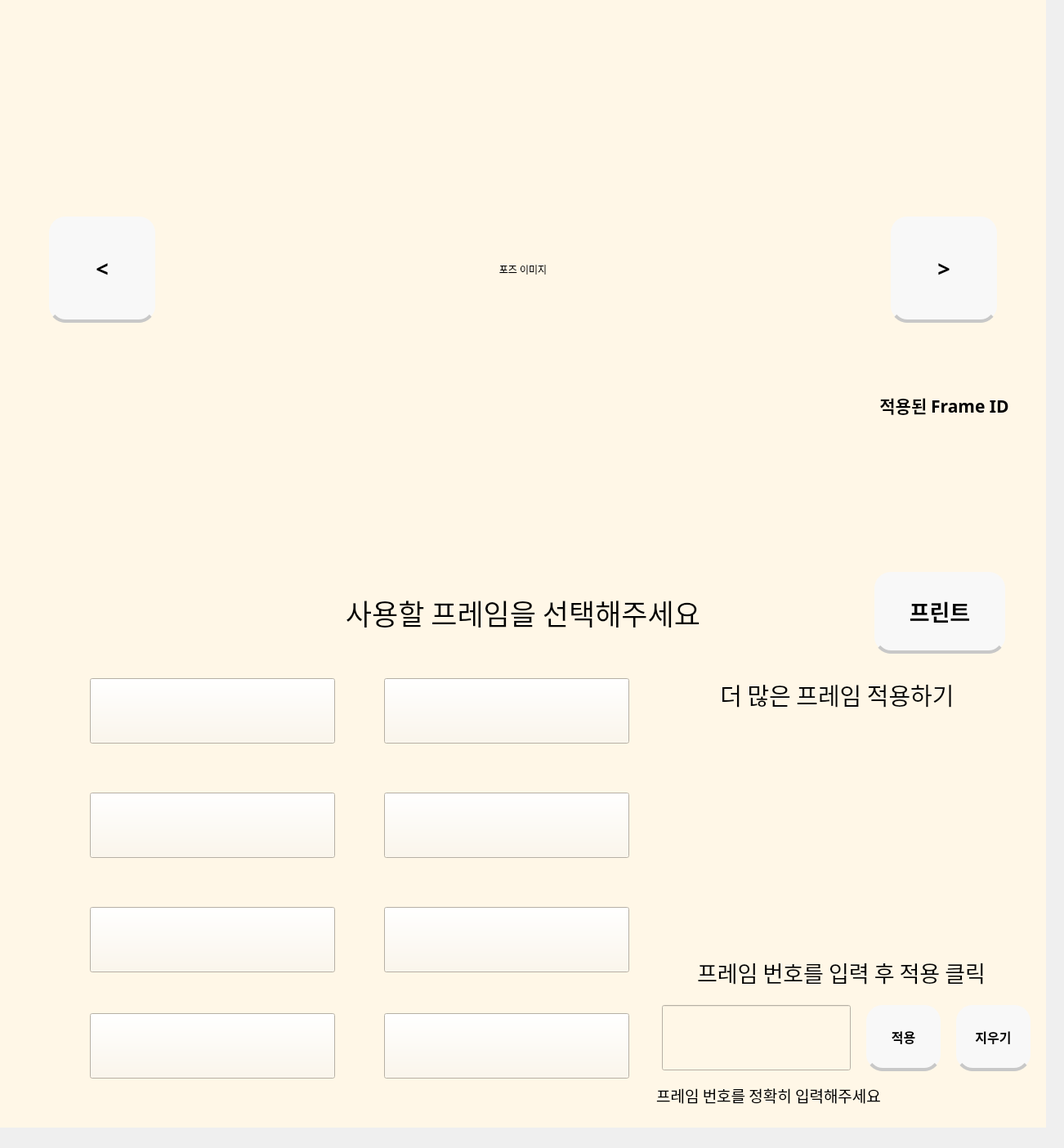
<?xml version="1.0" encoding="UTF-8"?>
<ui version="4.0">
 <class>MainWindow</class>
 <widget class="QMainWindow" name="MainWindow">
  <property name="geometry">
   <rect>
    <x>0</x>
    <y>0</y>
    <width>1302</width>
    <height>1405</height>
   </rect>
  </property>
  <property name="windowTitle">
   <string>MainWindow</string>
  </property>
  <widget class="QWidget" name="centralwidget">
   <widget class="QStackedWidget" name="stack">
    <property name="geometry">
     <rect>
      <x>0</x>
      <y>660</y>
      <width>1280</width>
      <height>720</height>
     </rect>
    </property>
    <property name="sizePolicy">
     <sizepolicy hsizetype="Fixed" vsizetype="Fixed">
      <horstretch>0</horstretch>
      <verstretch>0</verstretch>
     </sizepolicy>
    </property>
    <property name="styleSheet">
     <string notr="true">background-color : #FFF7E7</string>
    </property>
    <property name="currentIndex">
     <number>4</number>
    </property>
    <widget class="QWidget" name="InitPage">
     <widget class="QLabel" name="label">
      <property name="geometry">
       <rect>
        <x>4</x>
        <y>330</y>
        <width>1271</width>
        <height>81</height>
       </rect>
      </property>
      <property name="font">
       <font>
        <family>Leferi Base Type</family>
        <weight>75</weight>
        <bold>true</bold>
       </font>
      </property>
      <property name="layoutDirection">
       <enum>Qt::LeftToRight</enum>
      </property>
      <property name="styleSheet">
       <string notr="true">color : #000000</string>
      </property>
      <property name="text">
       <string>&lt;html&gt;&lt;head/&gt;&lt;body&gt;&lt;p align=&quot;center&quot;&gt;&lt;span style=&quot; font-size:28pt;&quot;&gt;터치하여 PhoRest를 시작해 보세요&lt;/span&gt;&lt;/p&gt;&lt;/body&gt;&lt;/html&gt;</string>
      </property>
      <property name="alignment">
       <set>Qt::AlignCenter</set>
      </property>
     </widget>
    </widget>
    <widget class="QWidget" name="ChoosePeoplePage">
     <widget class="QLabel" name="label_3">
      <property name="geometry">
       <rect>
        <x>220</x>
        <y>20</y>
        <width>840</width>
        <height>100</height>
       </rect>
      </property>
      <property name="font">
       <font>
        <family>Leferi Point Type Special</family>
        <weight>50</weight>
        <bold>false</bold>
       </font>
      </property>
      <property name="text">
       <string>&lt;html&gt;&lt;head/&gt;&lt;body&gt;&lt;p align=&quot;center&quot;&gt;&lt;span style=&quot; font-size:26pt; font-weight:400;&quot;&gt;촬영할 인원수를 선택해주세요&lt;/span&gt;&lt;/p&gt;&lt;/body&gt;&lt;/html&gt;</string>
      </property>
     </widget>
     <widget class="QPushButton" name="NextBtn">
      <property name="geometry">
       <rect>
        <x>1070</x>
        <y>40</y>
        <width>160</width>
        <height>100</height>
       </rect>
      </property>
      <property name="font">
       <font>
        <family>Leferi Point Type Special</family>
        <pointsize>20</pointsize>
        <weight>50</weight>
        <bold>false</bold>
       </font>
      </property>
      <property name="styleSheet">
       <string notr="true">QPushButton{
	color: black;
    background-color: #F8F8F8		;
    padding: 12px;
    border-bottom: 4px solid #c8c8c8;
	border-radius: 20%;
}</string>
      </property>
      <property name="text">
       <string>다음</string>
      </property>
     </widget>
     <widget class="QWidget" name="gridLayoutWidget">
      <property name="geometry">
       <rect>
        <x>10</x>
        <y>170</y>
        <width>1261</width>
        <height>521</height>
       </rect>
      </property>
      <layout class="QGridLayout" name="gridLayout">
       <property name="leftMargin">
        <number>50</number>
       </property>
       <property name="topMargin">
        <number>20</number>
       </property>
       <property name="rightMargin">
        <number>50</number>
       </property>
       <property name="bottomMargin">
        <number>20</number>
       </property>
       <property name="horizontalSpacing">
        <number>100</number>
       </property>
       <property name="verticalSpacing">
        <number>50</number>
       </property>
       <item row="0" column="2">
        <widget class="QPushButton" name="Btn3">
         <property name="sizePolicy">
          <sizepolicy hsizetype="Preferred" vsizetype="Preferred">
           <horstretch>0</horstretch>
           <verstretch>0</verstretch>
          </sizepolicy>
         </property>
         <property name="font">
          <font>
           <family>Leferi Base Type Bold</family>
           <pointsize>36</pointsize>
           <weight>75</weight>
           <bold>true</bold>
          </font>
         </property>
         <property name="styleSheet">
          <string notr="true">QPushButton{
	color: black;
    background-color: #F8F8F8		;
    padding: 12px;
    border-bottom: 4px solid #c8c8c8;
	border-radius: 50%;
}</string>
         </property>
         <property name="text">
          <string>3명</string>
         </property>
        </widget>
       </item>
       <item row="0" column="0">
        <widget class="QPushButton" name="Btn1">
         <property name="enabled">
          <bool>true</bool>
         </property>
         <property name="sizePolicy">
          <sizepolicy hsizetype="Preferred" vsizetype="Preferred">
           <horstretch>0</horstretch>
           <verstretch>0</verstretch>
          </sizepolicy>
         </property>
         <property name="font">
          <font>
           <family>Leferi Base Type Bold</family>
           <pointsize>36</pointsize>
           <weight>75</weight>
           <bold>true</bold>
          </font>
         </property>
         <property name="contextMenuPolicy">
          <enum>Qt::DefaultContextMenu</enum>
         </property>
         <property name="styleSheet">
          <string notr="true">QPushButton{
	color: black;
    background-color: #F8F8F8		;
    padding: 12px;
    border-bottom: 4px solid #c8c8c8;
	border-radius: 50%;
}</string>
         </property>
         <property name="text">
          <string>1명</string>
         </property>
        </widget>
       </item>
       <item row="0" column="1">
        <widget class="QPushButton" name="Btn2">
         <property name="sizePolicy">
          <sizepolicy hsizetype="Preferred" vsizetype="Preferred">
           <horstretch>0</horstretch>
           <verstretch>0</verstretch>
          </sizepolicy>
         </property>
         <property name="font">
          <font>
           <family>Leferi Base Type Bold</family>
           <pointsize>36</pointsize>
           <weight>75</weight>
           <bold>true</bold>
          </font>
         </property>
         <property name="styleSheet">
          <string notr="true">QPushButton{
	color: black;
    background-color: #F8F8F8		;
    padding: 12px;
    border-bottom: 4px solid #c8c8c8;
	border-radius: 50%;
}</string>
         </property>
         <property name="text">
          <string>2명</string>
         </property>
        </widget>
       </item>
       <item row="1" column="2">
        <widget class="QPushButton" name="Btn6">
         <property name="sizePolicy">
          <sizepolicy hsizetype="Preferred" vsizetype="Preferred">
           <horstretch>0</horstretch>
           <verstretch>0</verstretch>
          </sizepolicy>
         </property>
         <property name="font">
          <font>
           <family>Leferi Base Type Bold</family>
           <pointsize>36</pointsize>
           <weight>75</weight>
           <bold>true</bold>
          </font>
         </property>
         <property name="styleSheet">
          <string notr="true">QPushButton{
	color: black;
    background-color: #F8F8F8		;
    padding: 12px;
    border-bottom: 4px solid #c8c8c8;
	border-radius: 50%;
}</string>
         </property>
         <property name="text">
          <string>6명</string>
         </property>
        </widget>
       </item>
       <item row="1" column="1">
        <widget class="QPushButton" name="Btn5">
         <property name="sizePolicy">
          <sizepolicy hsizetype="Preferred" vsizetype="Preferred">
           <horstretch>0</horstretch>
           <verstretch>0</verstretch>
          </sizepolicy>
         </property>
         <property name="font">
          <font>
           <family>Leferi Base Type Bold</family>
           <pointsize>36</pointsize>
           <weight>75</weight>
           <bold>true</bold>
          </font>
         </property>
         <property name="styleSheet">
          <string notr="true">QPushButton{
	color: black;
    background-color: #F8F8F8		;
    padding: 12px;
    border-bottom: 4px solid #c8c8c8;
	border-radius: 50%;
}</string>
         </property>
         <property name="text">
          <string>5명</string>
         </property>
        </widget>
       </item>
       <item row="1" column="0">
        <widget class="QPushButton" name="Btn4">
         <property name="sizePolicy">
          <sizepolicy hsizetype="Preferred" vsizetype="Preferred">
           <horstretch>0</horstretch>
           <verstretch>0</verstretch>
          </sizepolicy>
         </property>
         <property name="font">
          <font>
           <family>Leferi Base Type Bold</family>
           <pointsize>36</pointsize>
           <weight>75</weight>
           <bold>true</bold>
          </font>
         </property>
         <property name="styleSheet">
          <string notr="true">QPushButton{
	color: black;
    background-color: #F8F8F8		;
    padding: 12px;
    border-bottom: 4px solid #c8c8c8;
	border-radius: 50%;
}</string>
         </property>
         <property name="text">
          <string>4명</string>
         </property>
        </widget>
       </item>
      </layout>
     </widget>
     <widget class="QLabel" name="label_7">
      <property name="geometry">
       <rect>
        <x>220</x>
        <y>110</y>
        <width>831</width>
        <height>41</height>
       </rect>
      </property>
      <property name="font">
       <font>
        <family>Leferi Point Type Special</family>
        <pointsize>16</pointsize>
        <weight>50</weight>
        <bold>false</bold>
       </font>
      </property>
      <property name="text">
       <string>&lt;html&gt;&lt;head/&gt;&lt;body&gt;&lt;p align=&quot;center&quot;&gt;&lt;span style=&quot; font-size:20pt;&quot;&gt;버튼을 클릭하면 위쪽 화면에 추천 포즈가 나타납니다&lt;/span&gt;&lt;/p&gt;&lt;/body&gt;&lt;/html&gt;</string>
      </property>
     </widget>
    </widget>
    <widget class="QWidget" name="ShotPage">
     <widget class="QPushButton" name="Btn_Already">
      <property name="geometry">
       <rect>
        <x>410</x>
        <y>260</y>
        <width>460</width>
        <height>200</height>
       </rect>
      </property>
      <property name="font">
       <font>
        <family>Leferi Base Type Bold</family>
        <pointsize>24</pointsize>
        <weight>75</weight>
        <bold>true</bold>
       </font>
      </property>
      <property name="autoFillBackground">
       <bool>false</bool>
      </property>
      <property name="styleSheet">
       <string notr="true">QPushButton{
	color: black;
    background-color: #F8F8F8		;
    padding: 12px;
    border-radius: 4px;
    border-bottom: 4px solid #c8c8c8;
	border-radius: 20px;
}</string>
      </property>
      <property name="text">
       <string>촬영 시작</string>
      </property>
      <property name="autoDefault">
       <bool>false</bool>
      </property>
      <property name="default">
       <bool>false</bool>
      </property>
      <property name="flat">
       <bool>false</bool>
      </property>
     </widget>
     <widget class="QPushButton" name="Btn_Back_2">
      <property name="geometry">
       <rect>
        <x>40</x>
        <y>40</y>
        <width>160</width>
        <height>100</height>
       </rect>
      </property>
      <property name="font">
       <font>
        <family>Leferi Base Type Bold</family>
        <pointsize>14</pointsize>
        <weight>75</weight>
        <bold>true</bold>
       </font>
      </property>
      <property name="styleSheet">
       <string notr="true">QPushButton{
	color: black;
    background-color: #F8F8F8		;
    padding: 12px;
    border-radius: 4px;
    border-bottom: 4px solid #c8c8c8;
	border-radius: 20px;
}</string>
      </property>
      <property name="text">
       <string>뒤로</string>
      </property>
     </widget>
     <widget class="QLabel" name="label_9">
      <property name="geometry">
       <rect>
        <x>0</x>
        <y>50</y>
        <width>1280</width>
        <height>50</height>
       </rect>
      </property>
      <property name="font">
       <font>
        <family>Leferi Point Type Special</family>
        <pointsize>16</pointsize>
        <weight>50</weight>
        <bold>false</bold>
       </font>
      </property>
      <property name="text">
       <string>&lt;html&gt;&lt;head/&gt;&lt;body&gt;&lt;p align=&quot;center&quot;&gt;촬영 시작을 눌러 촬영을 시작하세요! &lt;/p&gt;&lt;/body&gt;&lt;/html&gt;</string>
      </property>
     </widget>
     <widget class="QLabel" name="label_12">
      <property name="geometry">
       <rect>
        <x>0</x>
        <y>100</y>
        <width>1280</width>
        <height>50</height>
       </rect>
      </property>
      <property name="font">
       <font>
        <family>Leferi Point Type Special</family>
        <pointsize>16</pointsize>
        <weight>50</weight>
        <bold>false</bold>
       </font>
      </property>
      <property name="text">
       <string>&lt;html&gt;&lt;head/&gt;&lt;body&gt;&lt;p align=&quot;center&quot;&gt;카운트 다운 6초부터 동영상 촬영을 시작합니다.&lt;/p&gt;&lt;/body&gt;&lt;/html&gt;</string>
      </property>
     </widget>
     <zorder>label_12</zorder>
     <zorder>label_9</zorder>
     <zorder>Btn_Already</zorder>
     <zorder>Btn_Back_2</zorder>
    </widget>
    <widget class="QWidget" name="PhotoPage">
     <widget class="QWidget" name="gridLayoutWidget_3">
      <property name="geometry">
       <rect>
        <x>40</x>
        <y>160</y>
        <width>1201</width>
        <height>541</height>
       </rect>
      </property>
      <layout class="QGridLayout" name="gridLayout_3">
       <property name="leftMargin">
        <number>135</number>
       </property>
       <property name="topMargin">
        <number>10</number>
       </property>
       <property name="rightMargin">
        <number>135</number>
       </property>
       <property name="bottomMargin">
        <number>10</number>
       </property>
       <property name="horizontalSpacing">
        <number>260</number>
       </property>
       <property name="verticalSpacing">
        <number>15</number>
       </property>
       <item row="1" column="0">
        <widget class="QLabel" name="Photo3">
         <property name="font">
          <font>
           <family>Leferi Base Type Bold</family>
           <pointsize>72</pointsize>
           <weight>75</weight>
           <bold>true</bold>
          </font>
         </property>
         <property name="styleSheet">
          <string notr="true">QLabel{
	border : 3px double #000000;
}</string>
         </property>
         <property name="text">
          <string>3</string>
         </property>
         <property name="alignment">
          <set>Qt::AlignCenter</set>
         </property>
        </widget>
       </item>
       <item row="0" column="0">
        <widget class="QLabel" name="Photo1">
         <property name="font">
          <font>
           <family>Leferi Base Type Bold</family>
           <pointsize>72</pointsize>
           <weight>75</weight>
           <bold>true</bold>
          </font>
         </property>
         <property name="styleSheet">
          <string notr="true">QLabel{
	border : 3px double #000000;
}</string>
         </property>
         <property name="text">
          <string>1</string>
         </property>
         <property name="alignment">
          <set>Qt::AlignCenter</set>
         </property>
        </widget>
       </item>
       <item row="0" column="1">
        <widget class="QLabel" name="Photo2">
         <property name="font">
          <font>
           <family>Leferi Base Type Bold</family>
           <pointsize>72</pointsize>
           <weight>75</weight>
           <bold>true</bold>
          </font>
         </property>
         <property name="styleSheet">
          <string notr="true">QLabel{
	border : 3px double #000000;
}</string>
         </property>
         <property name="text">
          <string>2</string>
         </property>
         <property name="alignment">
          <set>Qt::AlignCenter</set>
         </property>
        </widget>
       </item>
       <item row="1" column="1">
        <widget class="QLabel" name="Photo4">
         <property name="font">
          <font>
           <family>Leferi Base Type Bold</family>
           <pointsize>72</pointsize>
           <weight>75</weight>
           <bold>true</bold>
          </font>
         </property>
         <property name="styleSheet">
          <string notr="true">QLabel{
	border : 3px double #000000;
}</string>
         </property>
         <property name="text">
          <string>4</string>
         </property>
         <property name="alignment">
          <set>Qt::AlignCenter</set>
         </property>
        </widget>
       </item>
      </layout>
     </widget>
     <widget class="QPushButton" name="NextBtn_3">
      <property name="geometry">
       <rect>
        <x>1070</x>
        <y>40</y>
        <width>160</width>
        <height>100</height>
       </rect>
      </property>
      <property name="font">
       <font>
        <family>Leferi Base Type Bold</family>
        <pointsize>20</pointsize>
        <weight>75</weight>
        <bold>true</bold>
       </font>
      </property>
      <property name="styleSheet">
       <string notr="true">QPushButton{
	color: black;
    background-color: #F8F8F8		;
    padding: 12px;
    border-radius: 4px;
    border-bottom: 4px solid #c8c8c8;
	border-radius: 20px;
}</string>
      </property>
      <property name="text">
       <string>다음</string>
      </property>
     </widget>
     <widget class="QLabel" name="label_2">
      <property name="geometry">
       <rect>
        <x>40</x>
        <y>160</y>
        <width>1200</width>
        <height>540</height>
       </rect>
      </property>
      <property name="styleSheet">
       <string notr="true">QLabel{
	border : 3px solid black;
}</string>
      </property>
      <property name="text">
       <string/>
      </property>
     </widget>
     <widget class="QLabel" name="PhotoPage_Label">
      <property name="geometry">
       <rect>
        <x>0</x>
        <y>40</y>
        <width>1280</width>
        <height>91</height>
       </rect>
      </property>
      <property name="font">
       <font>
        <family>Leferi Point Type Special</family>
        <pointsize>16</pointsize>
        <weight>50</weight>
        <bold>false</bold>
       </font>
      </property>
      <property name="text">
       <string>&lt;html&gt;&lt;head/&gt;&lt;body&gt;&lt;p align=&quot;center&quot;&gt;&lt;span style=&quot; font-size:22pt;&quot;&gt;각 사진을 클릭하여 사진을 확대해 보세요!&lt;/span&gt;&lt;/p&gt;&lt;/body&gt;&lt;/html&gt;</string>
      </property>
     </widget>
     <zorder>PhotoPage_Label</zorder>
     <zorder>label_2</zorder>
     <zorder>gridLayoutWidget_3</zorder>
     <zorder>NextBtn_3</zorder>
    </widget>
    <widget class="QWidget" name="ChooseFramePage">
     <widget class="QLabel" name="label_5">
      <property name="geometry">
       <rect>
        <x>220</x>
        <y>40</y>
        <width>840</width>
        <height>100</height>
       </rect>
      </property>
      <property name="font">
       <font>
        <family>Leferi Point Type Special</family>
        <weight>50</weight>
        <bold>false</bold>
       </font>
      </property>
      <property name="text">
       <string>&lt;html&gt;&lt;head/&gt;&lt;body&gt;&lt;p align=&quot;center&quot;&gt;&lt;span style=&quot; font-size:26pt;&quot;&gt;사용할 프레임을 선택해주세요&lt;/span&gt;&lt;/p&gt;&lt;/body&gt;&lt;/html&gt;</string>
      </property>
     </widget>
     <widget class="QPushButton" name="PrintBtn">
      <property name="geometry">
       <rect>
        <x>1070</x>
        <y>40</y>
        <width>160</width>
        <height>100</height>
       </rect>
      </property>
      <property name="font">
       <font>
        <family>Leferi Base Type Bold</family>
        <pointsize>20</pointsize>
        <weight>75</weight>
        <bold>true</bold>
       </font>
      </property>
      <property name="styleSheet">
       <string notr="true">QPushButton{
	color: black;
    background-color: #F8F8F8		;
    padding: 12px;
    border-radius: 4px;
    border-bottom: 4px solid #c8c8c8;
	border-radius: 20px;
}</string>
      </property>
      <property name="text">
       <string>프린트</string>
      </property>
     </widget>
     <widget class="QPushButton" name="ApplyBtn">
      <property name="geometry">
       <rect>
        <x>1060</x>
        <y>570</y>
        <width>91</width>
        <height>81</height>
       </rect>
      </property>
      <property name="font">
       <font>
        <family>Leferi Base Type Bold</family>
        <pointsize>12</pointsize>
        <weight>75</weight>
        <bold>true</bold>
       </font>
      </property>
      <property name="styleSheet">
       <string notr="true">QPushButton{
	color: black;
    background-color: #F8F8F8		;
    padding: 12px;
    border-radius: 4px;
    border-bottom: 4px solid #c8c8c8;
	border-radius: 20px;
}</string>
      </property>
      <property name="text">
       <string>적용</string>
      </property>
     </widget>
     <widget class="QLineEdit" name="Frame_Id">
      <property name="geometry">
       <rect>
        <x>810</x>
        <y>570</y>
        <width>231</width>
        <height>80</height>
       </rect>
      </property>
      <property name="font">
       <font>
        <family>Leferi Base Type</family>
        <pointsize>20</pointsize>
        <weight>75</weight>
        <bold>true</bold>
       </font>
      </property>
      <property name="styleSheet">
       <string notr="true"/>
      </property>
      <property name="text">
       <string/>
      </property>
      <property name="alignment">
       <set>Qt::AlignCenter</set>
      </property>
     </widget>
     <widget class="QPushButton" name="Basic_Frame_1">
      <property name="geometry">
       <rect>
        <x>110</x>
        <y>170</y>
        <width>300</width>
        <height>80</height>
       </rect>
      </property>
      <property name="styleSheet">
       <string notr="true">border-image:url('./Frame/Frame_1.png')
</string>
      </property>
      <property name="text">
       <string/>
      </property>
     </widget>
     <widget class="QPushButton" name="Basic_Frame_2">
      <property name="geometry">
       <rect>
        <x>110</x>
        <y>310</y>
        <width>300</width>
        <height>80</height>
       </rect>
      </property>
      <property name="styleSheet">
       <string notr="true">border-image:url('./Frame/Frame_2.png')
</string>
      </property>
      <property name="text">
       <string/>
      </property>
     </widget>
     <widget class="QPushButton" name="Basic_Frame_3">
      <property name="geometry">
       <rect>
        <x>110</x>
        <y>450</y>
        <width>300</width>
        <height>80</height>
       </rect>
      </property>
      <property name="styleSheet">
       <string notr="true">border-image:url('./Frame/Frame_3.png')
</string>
      </property>
      <property name="text">
       <string/>
      </property>
     </widget>
     <widget class="QPushButton" name="Basic_Frame_4">
      <property name="geometry">
       <rect>
        <x>110</x>
        <y>580</y>
        <width>300</width>
        <height>80</height>
       </rect>
      </property>
      <property name="styleSheet">
       <string notr="true">border-image:url('./Frame/Frame_4.png')
</string>
      </property>
      <property name="text">
       <string/>
      </property>
     </widget>
     <widget class="QPushButton" name="Basic_Frame_5">
      <property name="geometry">
       <rect>
        <x>470</x>
        <y>170</y>
        <width>300</width>
        <height>80</height>
       </rect>
      </property>
      <property name="styleSheet">
       <string notr="true">border-image:url('./Frame/Frame_5.png')</string>
      </property>
      <property name="text">
       <string/>
      </property>
     </widget>
     <widget class="QPushButton" name="Basic_Frame_6">
      <property name="geometry">
       <rect>
        <x>470</x>
        <y>310</y>
        <width>300</width>
        <height>80</height>
       </rect>
      </property>
      <property name="styleSheet">
       <string notr="true">border-image:url('./Frame/Frame_6.png')</string>
      </property>
      <property name="text">
       <string/>
      </property>
     </widget>
     <widget class="QPushButton" name="Basic_Frame_7">
      <property name="geometry">
       <rect>
        <x>470</x>
        <y>450</y>
        <width>300</width>
        <height>80</height>
       </rect>
      </property>
      <property name="styleSheet">
       <string notr="true">border-image:url('./Frame/Frame_7.png')</string>
      </property>
      <property name="text">
       <string/>
      </property>
     </widget>
     <widget class="QPushButton" name="Basic_Frame_8">
      <property name="geometry">
       <rect>
        <x>470</x>
        <y>580</y>
        <width>300</width>
        <height>80</height>
       </rect>
      </property>
      <property name="styleSheet">
       <string notr="true">border-image:url('./Frame/Frame_8.png')
</string>
      </property>
      <property name="text">
       <string/>
      </property>
     </widget>
     <widget class="QLabel" name="label_6">
      <property name="geometry">
       <rect>
        <x>799</x>
        <y>160</y>
        <width>451</width>
        <height>61</height>
       </rect>
      </property>
      <property name="font">
       <font>
        <family>Leferi Point Type Special</family>
        <weight>50</weight>
        <bold>false</bold>
       </font>
      </property>
      <property name="text">
       <string>&lt;html&gt;&lt;head/&gt;&lt;body&gt;&lt;p align=&quot;center&quot;&gt;&lt;span style=&quot; font-size:22pt;&quot;&gt;더 많은 프레임 적용하기&lt;/span&gt;&lt;/p&gt;&lt;/body&gt;&lt;/html&gt;</string>
      </property>
     </widget>
     <widget class="QLabel" name="label_4">
      <property name="geometry">
       <rect>
        <x>910</x>
        <y>240</y>
        <width>250</width>
        <height>250</height>
       </rect>
      </property>
      <property name="styleSheet">
       <string notr="true">border-image:url('./frameQR.JPG')</string>
      </property>
      <property name="text">
       <string/>
      </property>
     </widget>
     <widget class="QLabel" name="label_8">
      <property name="geometry">
       <rect>
        <x>809</x>
        <y>500</y>
        <width>441</width>
        <height>61</height>
       </rect>
      </property>
      <property name="font">
       <font>
        <family>Leferi Point Type Special</family>
        <weight>50</weight>
        <bold>false</bold>
       </font>
      </property>
      <property name="text">
       <string>&lt;html&gt;&lt;head/&gt;&lt;body&gt;&lt;p align=&quot;center&quot;&gt;&lt;span style=&quot; font-size:20pt;&quot;&gt;프레임 번호를 입력 후 적용 클릭&lt;/span&gt;&lt;/p&gt;&lt;/body&gt;&lt;/html&gt;</string>
      </property>
     </widget>
     <widget class="QPushButton" name="EraseBtn">
      <property name="geometry">
       <rect>
        <x>1170</x>
        <y>570</y>
        <width>91</width>
        <height>81</height>
       </rect>
      </property>
      <property name="font">
       <font>
        <family>Leferi Base Type Bold</family>
        <pointsize>12</pointsize>
        <weight>75</weight>
        <bold>true</bold>
       </font>
      </property>
      <property name="styleSheet">
       <string notr="true">QPushButton{
	color: black;
    background-color: #F8F8F8		;
    padding: 12px;
    border-radius: 4px;
    border-bottom: 4px solid #c8c8c8;
	border-radius: 20px;
}</string>
      </property>
      <property name="text">
       <string>지우기</string>
      </property>
     </widget>
     <widget class="QLabel" name="Warning_label">
      <property name="geometry">
       <rect>
        <x>760</x>
        <y>660</y>
        <width>361</width>
        <height>41</height>
       </rect>
      </property>
      <property name="font">
       <font>
        <family>Leferi Point Type Special</family>
        <weight>50</weight>
        <bold>false</bold>
       </font>
      </property>
      <property name="text">
       <string>&lt;html&gt;&lt;head/&gt;&lt;body&gt;&lt;p align=&quot;center&quot;&gt;&lt;span style=&quot; font-size:14pt;&quot;&gt;프레임 번호를 정확히 입력해주세요&lt;/span&gt;&lt;/p&gt;&lt;/body&gt;&lt;/html&gt;</string>
      </property>
     </widget>
    </widget>
    <widget class="QWidget" name="PrintingPage">
     <widget class="QLabel" name="label_10">
      <property name="geometry">
       <rect>
        <x>250</x>
        <y>270</y>
        <width>691</width>
        <height>161</height>
       </rect>
      </property>
      <property name="text">
       <string>&lt;html&gt;&lt;head/&gt;&lt;body&gt;&lt;p align=&quot;center&quot;&gt;이 화면 건너 뛰네;;&lt;/p&gt;&lt;/body&gt;&lt;/html&gt;</string>
      </property>
     </widget>
    </widget>
    <widget class="QWidget" name="DonePrinting">
     <widget class="QLabel" name="label_11">
      <property name="geometry">
       <rect>
        <x>0</x>
        <y>350</y>
        <width>1280</width>
        <height>180</height>
       </rect>
      </property>
      <property name="font">
       <font>
        <family>Leferi Base Type Bold</family>
        <weight>75</weight>
        <bold>true</bold>
       </font>
      </property>
      <property name="text">
       <string>&lt;html&gt;&lt;head/&gt;&lt;body&gt;&lt;p align=&quot;center&quot;&gt;&lt;span style=&quot; font-size:28pt;&quot;&gt;당신의 추억을 가져가세요&lt;/span&gt;&lt;/p&gt;&lt;/body&gt;&lt;/html&gt;</string>
      </property>
     </widget>
     <widget class="QLabel" name="LogoImg_2">
      <property name="geometry">
       <rect>
        <x>540</x>
        <y>160</y>
        <width>200</width>
        <height>200</height>
       </rect>
      </property>
      <property name="styleSheet">
       <string notr="true">border-image:url('./logo.png')</string>
      </property>
      <property name="text">
       <string/>
      </property>
      <property name="alignment">
       <set>Qt::AlignCenter</set>
      </property>
     </widget>
    </widget>
   </widget>
   <widget class="QStackedWidget" name="TopStack">
    <property name="geometry">
     <rect>
      <x>0</x>
      <y>0</y>
      <width>1280</width>
      <height>660</height>
     </rect>
    </property>
    <property name="sizePolicy">
     <sizepolicy hsizetype="Fixed" vsizetype="Fixed">
      <horstretch>0</horstretch>
      <verstretch>0</verstretch>
     </sizepolicy>
    </property>
    <property name="styleSheet">
     <string notr="true">background-color : #FFF7E7</string>
    </property>
    <property name="currentIndex">
     <number>1</number>
    </property>
    <widget class="QWidget" name="LogoPage">
     <widget class="QLabel" name="LogoImg">
      <property name="geometry">
       <rect>
        <x>540</x>
        <y>230</y>
        <width>200</width>
        <height>200</height>
       </rect>
      </property>
      <property name="styleSheet">
       <string notr="true">border-image:url('./logo.png')</string>
      </property>
      <property name="text">
       <string/>
      </property>
      <property name="alignment">
       <set>Qt::AlignCenter</set>
      </property>
     </widget>
    </widget>
    <widget class="QWidget" name="RecommandPosePage">
     <widget class="QPushButton" name="LeftBtn">
      <property name="geometry">
       <rect>
        <x>60</x>
        <y>265</y>
        <width>130</width>
        <height>130</height>
       </rect>
      </property>
      <property name="font">
       <font>
        <family>Leferi Base Type Bold</family>
        <pointsize>20</pointsize>
        <weight>75</weight>
        <bold>true</bold>
       </font>
      </property>
      <property name="styleSheet">
       <string notr="true">QPushButton{
	color: black;
    background-color: #F8F8F8		;
    padding: 12px;
    border-bottom: 4px solid #c8c8c8;
	border-radius: 20%;
}</string>
      </property>
      <property name="text">
       <string>&lt;</string>
      </property>
     </widget>
     <widget class="QPushButton" name="RightBtn">
      <property name="geometry">
       <rect>
        <x>1090</x>
        <y>265</y>
        <width>130</width>
        <height>130</height>
       </rect>
      </property>
      <property name="font">
       <font>
        <family>Leferi Base Type Bold</family>
        <pointsize>20</pointsize>
        <weight>75</weight>
        <bold>true</bold>
       </font>
      </property>
      <property name="styleSheet">
       <string notr="true">QPushButton{
	color: black;
    background-color: #F8F8F8		;
    padding: 12px;
    border-bottom: 4px solid #c8c8c8;
	border-radius: 20%;
}</string>
      </property>
      <property name="text">
       <string>&gt;</string>
      </property>
     </widget>
     <widget class="QLabel" name="Pose_img">
      <property name="geometry">
       <rect>
        <x>240</x>
        <y>30</y>
        <width>800</width>
        <height>600</height>
       </rect>
      </property>
      <property name="text">
       <string>포즈 이미지</string>
      </property>
      <property name="alignment">
       <set>Qt::AlignCenter</set>
      </property>
     </widget>
     <widget class="QLabel" name="label_13">
      <property name="geometry">
       <rect>
        <x>1040</x>
        <y>470</y>
        <width>231</width>
        <height>51</height>
       </rect>
      </property>
      <property name="font">
       <font>
        <family>Leferi Base Type Bold</family>
        <pointsize>16</pointsize>
        <weight>75</weight>
        <bold>true</bold>
       </font>
      </property>
      <property name="text">
       <string>적용된 Frame ID</string>
      </property>
      <property name="alignment">
       <set>Qt::AlignCenter</set>
      </property>
     </widget>
     <widget class="QLabel" name="Pose_applingFrameId">
      <property name="geometry">
       <rect>
        <x>1040</x>
        <y>530</y>
        <width>231</width>
        <height>51</height>
       </rect>
      </property>
      <property name="font">
       <font>
        <family>Leferi Base Type Bold</family>
        <pointsize>16</pointsize>
        <weight>75</weight>
        <bold>true</bold>
       </font>
      </property>
      <property name="text">
       <string/>
      </property>
      <property name="alignment">
       <set>Qt::AlignCenter</set>
      </property>
     </widget>
    </widget>
    <widget class="QWidget" name="ShotPage_Top">
     <widget class="QLabel" name="Label_Camera">
      <property name="geometry">
       <rect>
        <x>240</x>
        <y>30</y>
        <width>800</width>
        <height>600</height>
       </rect>
      </property>
      <property name="styleSheet">
       <string notr="true">QLabel{
	border : 3px solid black;
}</string>
      </property>
      <property name="text">
       <string>카메라 화면 띄워줄 공간</string>
      </property>
      <property name="alignment">
       <set>Qt::AlignCenter</set>
      </property>
     </widget>
     <widget class="QLabel" name="Label_Timer">
      <property name="geometry">
       <rect>
        <x>30</x>
        <y>40</y>
        <width>161</width>
        <height>201</height>
       </rect>
      </property>
      <property name="font">
       <font>
        <family>Leferi Base Type Bold</family>
        <pointsize>36</pointsize>
        <weight>75</weight>
        <bold>true</bold>
       </font>
      </property>
      <property name="text">
       <string>&lt;html&gt;&lt;head/&gt;&lt;body&gt;&lt;p align=&quot;center&quot;&gt;&lt;span style=&quot; font-size:48pt; font-weight:600;&quot;&gt;15&lt;/span&gt;&lt;/p&gt;&lt;/body&gt;&lt;/html&gt;</string>
      </property>
      <property name="alignment">
       <set>Qt::AlignCenter</set>
      </property>
     </widget>
    </widget>
    <widget class="QWidget" name="CheckPhoto">
     <widget class="QLabel" name="Top_Big_Photo">
      <property name="geometry">
       <rect>
        <x>240</x>
        <y>30</y>
        <width>800</width>
        <height>600</height>
       </rect>
      </property>
      <property name="styleSheet">
       <string notr="true">QLabel{
	border : 3px solid black;
}</string>
      </property>
      <property name="text">
       <string>이미지 크게 보여줄 공간</string>
      </property>
      <property name="alignment">
       <set>Qt::AlignCenter</set>
      </property>
     </widget>
    </widget>
    <widget class="QWidget" name="SuccessPage">
     <widget class="QLabel" name="PhotoPlusFrame">
      <property name="geometry">
       <rect>
        <x>200</x>
        <y>30</y>
        <width>900</width>
        <height>600</height>
       </rect>
      </property>
      <property name="contextMenuPolicy">
       <enum>Qt::DefaultContextMenu</enum>
      </property>
      <property name="styleSheet">
       <string notr="true">QLabel{
	border : 3px solid black;
}</string>
      </property>
      <property name="text">
       <string>프레임 적용 이미지를 띄워줄 예정</string>
      </property>
      <property name="alignment">
       <set>Qt::AlignCenter</set>
      </property>
     </widget>
    </widget>
   </widget>
  </widget>
 </widget>
 <resources/>
 <connections>
  <connection>
   <sender>NextBtn</sender>
   <signal>clicked()</signal>
   <receiver>MainWindow</receiver>
   <slot>NextBottomButton_to_2()</slot>
   <hints>
    <hint type="sourcelabel">
     <x>1140</x>
     <y>700</y>
    </hint>
    <hint type="destinationlabel">
     <x>841</x>
     <y>120</y>
    </hint>
   </hints>
  </connection>
  <connection>
   <sender>Btn1</sender>
   <signal>clicked()</signal>
   <receiver>MainWindow</receiver>
   <slot>Press_Btn1()</slot>
   <hints>
    <hint type="sourcelabel">
     <x>211</x>
     <y>890</y>
    </hint>
    <hint type="destinationlabel">
     <x>860</x>
     <y>222</y>
    </hint>
   </hints>
  </connection>
  <connection>
   <sender>Btn2</sender>
   <signal>clicked()</signal>
   <receiver>MainWindow</receiver>
   <slot>Press_Btn2()</slot>
   <hints>
    <hint type="sourcelabel">
     <x>590</x>
     <y>890</y>
    </hint>
    <hint type="destinationlabel">
     <x>834</x>
     <y>234</y>
    </hint>
   </hints>
  </connection>
  <connection>
   <sender>Btn3</sender>
   <signal>clicked()</signal>
   <receiver>MainWindow</receiver>
   <slot>Press_Btn3()</slot>
   <hints>
    <hint type="sourcelabel">
     <x>905</x>
     <y>890</y>
    </hint>
    <hint type="destinationlabel">
     <x>861</x>
     <y>255</y>
    </hint>
   </hints>
  </connection>
  <connection>
   <sender>Btn4</sender>
   <signal>clicked()</signal>
   <receiver>MainWindow</receiver>
   <slot>Press_Btn4()</slot>
   <hints>
    <hint type="sourcelabel">
     <x>379</x>
     <y>1186</y>
    </hint>
    <hint type="destinationlabel">
     <x>892</x>
     <y>278</y>
    </hint>
   </hints>
  </connection>
  <connection>
   <sender>Btn5</sender>
   <signal>clicked()</signal>
   <receiver>MainWindow</receiver>
   <slot>Press_Btn5()</slot>
   <hints>
    <hint type="sourcelabel">
     <x>682</x>
     <y>1330</y>
    </hint>
    <hint type="destinationlabel">
     <x>871</x>
     <y>314</y>
    </hint>
   </hints>
  </connection>
  <connection>
   <sender>Btn6</sender>
   <signal>clicked()</signal>
   <receiver>MainWindow</receiver>
   <slot>Press_Btn6()</slot>
   <hints>
    <hint type="sourcelabel">
     <x>1220</x>
     <y>1330</y>
    </hint>
    <hint type="destinationlabel">
     <x>877</x>
     <y>353</y>
    </hint>
   </hints>
  </connection>
  <connection>
   <sender>Btn_Already</sender>
   <signal>clicked()</signal>
   <receiver>MainWindow</receiver>
   <slot>Press_PreparedBtn()</slot>
   <hints>
    <hint type="sourcelabel">
     <x>474</x>
     <y>890</y>
    </hint>
    <hint type="destinationlabel">
     <x>841</x>
     <y>266</y>
    </hint>
   </hints>
  </connection>
  <connection>
   <sender>Btn_Back_2</sender>
   <signal>clicked()</signal>
   <receiver>MainWindow</receiver>
   <slot>Press_Back()</slot>
   <hints>
    <hint type="sourcelabel">
     <x>89</x>
     <y>700</y>
    </hint>
    <hint type="destinationlabel">
     <x>841</x>
     <y>551</y>
    </hint>
   </hints>
  </connection>
  <connection>
   <sender>NextBtn_3</sender>
   <signal>clicked()</signal>
   <receiver>MainWindow</receiver>
   <slot>NextBottomButton_to_4()</slot>
   <hints>
    <hint type="sourcelabel">
     <x>1160</x>
     <y>1260</y>
    </hint>
    <hint type="destinationlabel">
     <x>838</x>
     <y>896</y>
    </hint>
   </hints>
  </connection>
  <connection>
   <sender>PrintBtn</sender>
   <signal>clicked()</signal>
   <receiver>MainWindow</receiver>
   <slot>Press_Printing()</slot>
   <hints>
    <hint type="sourcelabel">
     <x>1070</x>
     <y>1270</y>
    </hint>
    <hint type="destinationlabel">
     <x>841</x>
     <y>865</y>
    </hint>
   </hints>
  </connection>
  <connection>
   <sender>ApplyBtn</sender>
   <signal>clicked()</signal>
   <receiver>MainWindow</receiver>
   <slot>Press_Applying()</slot>
   <hints>
    <hint type="sourcelabel">
     <x>1120</x>
     <y>1230</y>
    </hint>
    <hint type="destinationlabel">
     <x>851</x>
     <y>591</y>
    </hint>
   </hints>
  </connection>
  <connection>
   <sender>Basic_Frame_1</sender>
   <signal>clicked()</signal>
   <receiver>MainWindow</receiver>
   <slot>Press_BasicFrame1()</slot>
   <hints>
    <hint type="sourcelabel">
     <x>295</x>
     <y>985</y>
    </hint>
    <hint type="destinationlabel">
     <x>518</x>
     <y>1388</y>
    </hint>
   </hints>
  </connection>
  <connection>
   <sender>Basic_Frame_2</sender>
   <signal>clicked()</signal>
   <receiver>MainWindow</receiver>
   <slot>Press_BasicFrame2()</slot>
   <hints>
    <hint type="sourcelabel">
     <x>237</x>
     <y>1060</y>
    </hint>
    <hint type="destinationlabel">
     <x>263</x>
     <y>1388</y>
    </hint>
   </hints>
  </connection>
  <connection>
   <sender>Basic_Frame_3</sender>
   <signal>clicked()</signal>
   <receiver>MainWindow</receiver>
   <slot>Press_BasicFrame3()</slot>
   <hints>
    <hint type="sourcelabel">
     <x>158</x>
     <y>1178</y>
    </hint>
    <hint type="destinationlabel">
     <x>192</x>
     <y>1385</y>
    </hint>
   </hints>
  </connection>
  <connection>
   <sender>Basic_Frame_4</sender>
   <signal>clicked()</signal>
   <receiver>MainWindow</receiver>
   <slot>Press_BasicFrame4()</slot>
   <hints>
    <hint type="sourcelabel">
     <x>87</x>
     <y>1275</y>
    </hint>
    <hint type="destinationlabel">
     <x>105</x>
     <y>1388</y>
    </hint>
   </hints>
  </connection>
  <connection>
   <sender>Basic_Frame_5</sender>
   <signal>clicked()</signal>
   <receiver>MainWindow</receiver>
   <slot>Press_BasicFrame5()</slot>
   <hints>
    <hint type="sourcelabel">
     <x>689</x>
     <y>977</y>
    </hint>
    <hint type="destinationlabel">
     <x>640</x>
     <y>1388</y>
    </hint>
   </hints>
  </connection>
  <connection>
   <sender>Basic_Frame_6</sender>
   <signal>clicked()</signal>
   <receiver>MainWindow</receiver>
   <slot>Press_BasicFrame6()</slot>
   <hints>
    <hint type="sourcelabel">
     <x>641</x>
     <y>1080</y>
    </hint>
    <hint type="destinationlabel">
     <x>661</x>
     <y>1385</y>
    </hint>
   </hints>
  </connection>
  <connection>
   <sender>Basic_Frame_7</sender>
   <signal>clicked()</signal>
   <receiver>MainWindow</receiver>
   <slot>Press_BasicFrame7()</slot>
   <hints>
    <hint type="sourcelabel">
     <x>563</x>
     <y>1202</y>
    </hint>
    <hint type="destinationlabel">
     <x>555</x>
     <y>1383</y>
    </hint>
   </hints>
  </connection>
  <connection>
   <sender>Basic_Frame_8</sender>
   <signal>clicked()</signal>
   <receiver>MainWindow</receiver>
   <slot>Press_BasicFrame8()</slot>
   <hints>
    <hint type="sourcelabel">
     <x>525</x>
     <y>1294</y>
    </hint>
    <hint type="destinationlabel">
     <x>571</x>
     <y>1382</y>
    </hint>
   </hints>
  </connection>
  <connection>
   <sender>RightBtn</sender>
   <signal>clicked()</signal>
   <receiver>MainWindow</receiver>
   <slot>Press_RightBtn()</slot>
   <hints>
    <hint type="sourcelabel">
     <x>1173</x>
     <y>304</y>
    </hint>
    <hint type="destinationlabel">
     <x>1286</x>
     <y>88</y>
    </hint>
   </hints>
  </connection>
  <connection>
   <sender>LeftBtn</sender>
   <signal>clicked()</signal>
   <receiver>MainWindow</receiver>
   <slot>Press_LeftBtn()</slot>
   <hints>
    <hint type="sourcelabel">
     <x>95</x>
     <y>335</y>
    </hint>
    <hint type="destinationlabel">
     <x>1289</x>
     <y>148</y>
    </hint>
   </hints>
  </connection>
  <connection>
   <sender>EraseBtn</sender>
   <signal>clicked()</signal>
   <receiver>MainWindow</receiver>
   <slot>Erase_LineEdit()</slot>
   <hints>
    <hint type="sourcelabel">
     <x>1228</x>
     <y>1258</y>
    </hint>
    <hint type="destinationlabel">
     <x>1294</x>
     <y>1209</y>
    </hint>
   </hints>
  </connection>
 </connections>
 <slots>
  <slot>RecommandPose()</slot>
  <slot>NextBottomButton_to_2()</slot>
  <slot>Press_Btn1()</slot>
  <slot>Press_Btn2()</slot>
  <slot>Press_Btn3()</slot>
  <slot>Press_Btn4()</slot>
  <slot>Press_Btn5()</slot>
  <slot>Press_Btn6()</slot>
  <slot>Press_Btn7()</slot>
  <slot>Press_Btn8()</slot>
  <slot>Press_ShotBtn()</slot>
  <slot>Press_Back()</slot>
  <slot>Press_PreparedBtn()</slot>
  <slot>NextBottomButton_to_4()</slot>
  <slot>Press_Printing()</slot>
  <slot>Press_Applying()</slot>
  <slot>Press_PrevBtn()</slot>
  <slot>Press_BasicFrame1()</slot>
  <slot>Press_BasicFrame2()</slot>
  <slot>Press_BasicFrame3()</slot>
  <slot>Press_BasicFrame4()</slot>
  <slot>Press_BasicFrame5()</slot>
  <slot>Press_BasicFrame6()</slot>
  <slot>Press_BasicFrame7()</slot>
  <slot>Press_BasicFrame8()</slot>
  <slot>Press_RightBtn()</slot>
  <slot>Press_LeftBtn()</slot>
  <slot>Erase_LineEdit()</slot>
 </slots>
</ui>
